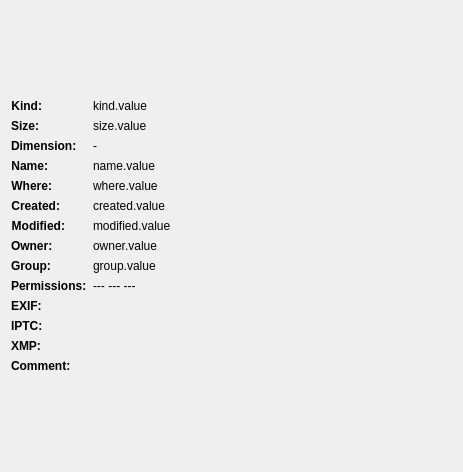
<?xml version="1.0" encoding="UTF-8"?>
<ui version="4.0">
 <class>InfoWidget</class>
 <widget class="QWidget" name="InfoWidget">
  <property name="geometry">
   <rect>
    <x>0</x>
    <y>0</y>
    <width>463</width>
    <height>472</height>
   </rect>
  </property>
  <property name="windowTitle">
   <string>Form</string>
  </property>
  <layout class="QVBoxLayout" name="verticalLayout">
   <item>
    <widget class="QWidget" name="infoWidget" native="true">
     <property name="sizePolicy">
      <sizepolicy hsizetype="Preferred" vsizetype="Fixed">
       <horstretch>0</horstretch>
       <verstretch>0</verstretch>
      </sizepolicy>
     </property>
     <layout class="QFormLayout" name="formLayout">
      <property name="sizeConstraint">
       <enum>QLayout::SetFixedSize</enum>
      </property>
      <property name="margin">
       <number>0</number>
      </property>
      <item row="0" column="0">
       <widget class="QLabel" name="label">
        <property name="sizePolicy">
         <sizepolicy hsizetype="Fixed" vsizetype="Fixed">
          <horstretch>0</horstretch>
          <verstretch>0</verstretch>
         </sizepolicy>
        </property>
        <property name="font">
         <font>
          <weight>75</weight>
          <bold>true</bold>
         </font>
        </property>
        <property name="text">
         <string>Kind:</string>
        </property>
        <property name="alignment">
         <set>Qt::AlignRight|Qt::AlignTrailing|Qt::AlignVCenter</set>
        </property>
       </widget>
      </item>
      <item row="0" column="1">
       <widget class="QLabel" name="kindLabel">
        <property name="sizePolicy">
         <sizepolicy hsizetype="Preferred" vsizetype="Fixed">
          <horstretch>0</horstretch>
          <verstretch>0</verstretch>
         </sizepolicy>
        </property>
        <property name="text">
         <string>kind.value</string>
        </property>
       </widget>
      </item>
      <item row="1" column="0">
       <widget class="QLabel" name="label_4">
        <property name="font">
         <font>
          <weight>75</weight>
          <bold>true</bold>
         </font>
        </property>
        <property name="text">
         <string>Size:</string>
        </property>
        <property name="alignment">
         <set>Qt::AlignRight|Qt::AlignTrailing|Qt::AlignVCenter</set>
        </property>
       </widget>
      </item>
      <item row="1" column="1">
       <widget class="QLabel" name="sizeLabel">
        <property name="sizePolicy">
         <sizepolicy hsizetype="Preferred" vsizetype="Fixed">
          <horstretch>0</horstretch>
          <verstretch>0</verstretch>
         </sizepolicy>
        </property>
        <property name="text">
         <string>size.value</string>
        </property>
       </widget>
      </item>
      <item row="2" column="0">
       <widget class="QLabel" name="label_14">
        <property name="sizePolicy">
         <sizepolicy hsizetype="Preferred" vsizetype="Fixed">
          <horstretch>0</horstretch>
          <verstretch>0</verstretch>
         </sizepolicy>
        </property>
        <property name="font">
         <font>
          <weight>75</weight>
          <bold>true</bold>
         </font>
        </property>
        <property name="text">
         <string>Dimension:</string>
        </property>
       </widget>
      </item>
      <item row="2" column="1">
       <widget class="QLabel" name="dimensionLabel">
        <property name="sizePolicy">
         <sizepolicy hsizetype="Preferred" vsizetype="Fixed">
          <horstretch>0</horstretch>
          <verstretch>0</verstretch>
         </sizepolicy>
        </property>
        <property name="text">
         <string>-</string>
        </property>
       </widget>
      </item>
      <item row="3" column="0">
       <widget class="QLabel" name="label_3">
        <property name="font">
         <font>
          <weight>75</weight>
          <bold>true</bold>
         </font>
        </property>
        <property name="text">
         <string>Name:</string>
        </property>
        <property name="alignment">
         <set>Qt::AlignRight|Qt::AlignTrailing|Qt::AlignVCenter</set>
        </property>
       </widget>
      </item>
      <item row="3" column="1">
       <widget class="QLabel" name="fileLabel">
        <property name="sizePolicy">
         <sizepolicy hsizetype="Preferred" vsizetype="Fixed">
          <horstretch>0</horstretch>
          <verstretch>0</verstretch>
         </sizepolicy>
        </property>
        <property name="text">
         <string>name.value</string>
        </property>
       </widget>
      </item>
      <item row="4" column="0">
       <widget class="QLabel" name="label_2">
        <property name="sizePolicy">
         <sizepolicy hsizetype="Fixed" vsizetype="Fixed">
          <horstretch>0</horstretch>
          <verstretch>0</verstretch>
         </sizepolicy>
        </property>
        <property name="font">
         <font>
          <weight>75</weight>
          <bold>true</bold>
         </font>
        </property>
        <property name="text">
         <string>Where:</string>
        </property>
        <property name="alignment">
         <set>Qt::AlignRight|Qt::AlignTrailing|Qt::AlignVCenter</set>
        </property>
       </widget>
      </item>
      <item row="4" column="1">
       <widget class="QLabel" name="pathLabel">
        <property name="sizePolicy">
         <sizepolicy hsizetype="Preferred" vsizetype="Fixed">
          <horstretch>0</horstretch>
          <verstretch>0</verstretch>
         </sizepolicy>
        </property>
        <property name="text">
         <string>where.value</string>
        </property>
       </widget>
      </item>
      <item row="5" column="0">
       <widget class="QLabel" name="label_8">
        <property name="font">
         <font>
          <weight>75</weight>
          <bold>true</bold>
         </font>
        </property>
        <property name="text">
         <string>Created:</string>
        </property>
        <property name="alignment">
         <set>Qt::AlignRight|Qt::AlignTrailing|Qt::AlignVCenter</set>
        </property>
       </widget>
      </item>
      <item row="5" column="1">
       <widget class="QLabel" name="createdLabel">
        <property name="sizePolicy">
         <sizepolicy hsizetype="Preferred" vsizetype="Fixed">
          <horstretch>0</horstretch>
          <verstretch>0</verstretch>
         </sizepolicy>
        </property>
        <property name="text">
         <string>created.value</string>
        </property>
       </widget>
      </item>
      <item row="6" column="0">
       <widget class="QLabel" name="label_9">
        <property name="font">
         <font>
          <weight>75</weight>
          <bold>true</bold>
         </font>
        </property>
        <property name="text">
         <string>Modified:</string>
        </property>
        <property name="alignment">
         <set>Qt::AlignRight|Qt::AlignTrailing|Qt::AlignVCenter</set>
        </property>
       </widget>
      </item>
      <item row="6" column="1">
       <widget class="QLabel" name="modifiedLabel">
        <property name="sizePolicy">
         <sizepolicy hsizetype="Preferred" vsizetype="Fixed">
          <horstretch>0</horstretch>
          <verstretch>0</verstretch>
         </sizepolicy>
        </property>
        <property name="text">
         <string>modified.value</string>
        </property>
       </widget>
      </item>
      <item row="7" column="0">
       <widget class="QLabel" name="label_6">
        <property name="sizePolicy">
         <sizepolicy hsizetype="Fixed" vsizetype="Fixed">
          <horstretch>0</horstretch>
          <verstretch>0</verstretch>
         </sizepolicy>
        </property>
        <property name="font">
         <font>
          <weight>75</weight>
          <bold>true</bold>
         </font>
        </property>
        <property name="text">
         <string>Owner:</string>
        </property>
       </widget>
      </item>
      <item row="7" column="1">
       <widget class="QLabel" name="ownerLabel">
        <property name="sizePolicy">
         <sizepolicy hsizetype="Preferred" vsizetype="Fixed">
          <horstretch>0</horstretch>
          <verstretch>0</verstretch>
         </sizepolicy>
        </property>
        <property name="text">
         <string>owner.value</string>
        </property>
       </widget>
      </item>
      <item row="8" column="0">
       <widget class="QLabel" name="label_10">
        <property name="sizePolicy">
         <sizepolicy hsizetype="Fixed" vsizetype="Fixed">
          <horstretch>0</horstretch>
          <verstretch>0</verstretch>
         </sizepolicy>
        </property>
        <property name="font">
         <font>
          <weight>75</weight>
          <bold>true</bold>
         </font>
        </property>
        <property name="text">
         <string>Group:</string>
        </property>
       </widget>
      </item>
      <item row="8" column="1">
       <widget class="QLabel" name="groupLabel">
        <property name="sizePolicy">
         <sizepolicy hsizetype="Preferred" vsizetype="Fixed">
          <horstretch>0</horstretch>
          <verstretch>0</verstretch>
         </sizepolicy>
        </property>
        <property name="text">
         <string>group.value</string>
        </property>
       </widget>
      </item>
      <item row="9" column="0">
       <widget class="QLabel" name="label_12">
        <property name="sizePolicy">
         <sizepolicy hsizetype="Fixed" vsizetype="Fixed">
          <horstretch>0</horstretch>
          <verstretch>0</verstretch>
         </sizepolicy>
        </property>
        <property name="font">
         <font>
          <weight>75</weight>
          <bold>true</bold>
         </font>
        </property>
        <property name="text">
         <string>Permissions:</string>
        </property>
       </widget>
      </item>
      <item row="9" column="1">
       <widget class="QLabel" name="permissionsLabel">
        <property name="sizePolicy">
         <sizepolicy hsizetype="Preferred" vsizetype="Fixed">
          <horstretch>0</horstretch>
          <verstretch>0</verstretch>
         </sizepolicy>
        </property>
        <property name="text">
         <string>--- --- ---</string>
        </property>
       </widget>
      </item>
      <item row="10" column="0">
       <widget class="QLabel" name="label_7">
        <property name="sizePolicy">
         <sizepolicy hsizetype="Fixed" vsizetype="Fixed">
          <horstretch>0</horstretch>
          <verstretch>0</verstretch>
         </sizepolicy>
        </property>
        <property name="font">
         <font>
          <weight>75</weight>
          <bold>true</bold>
         </font>
        </property>
        <property name="text">
         <string>EXIF:</string>
        </property>
       </widget>
      </item>
      <item row="10" column="1">
       <widget class="QLabel" name="exifLabel">
        <property name="sizePolicy">
         <sizepolicy hsizetype="Preferred" vsizetype="Fixed">
          <horstretch>0</horstretch>
          <verstretch>0</verstretch>
         </sizepolicy>
        </property>
        <property name="text">
         <string>&lt;none&gt;</string>
        </property>
       </widget>
      </item>
      <item row="11" column="0">
       <widget class="QLabel" name="label_5">
        <property name="sizePolicy">
         <sizepolicy hsizetype="Preferred" vsizetype="Fixed">
          <horstretch>0</horstretch>
          <verstretch>0</verstretch>
         </sizepolicy>
        </property>
        <property name="font">
         <font>
          <weight>75</weight>
          <bold>true</bold>
         </font>
        </property>
        <property name="text">
         <string>IPTC:</string>
        </property>
       </widget>
      </item>
      <item row="11" column="1">
       <widget class="QLabel" name="iptcLabel">
        <property name="sizePolicy">
         <sizepolicy hsizetype="Preferred" vsizetype="Fixed">
          <horstretch>0</horstretch>
          <verstretch>0</verstretch>
         </sizepolicy>
        </property>
        <property name="text">
         <string>&lt;none&gt;</string>
        </property>
       </widget>
      </item>
      <item row="12" column="0">
       <widget class="QLabel" name="label_13">
        <property name="sizePolicy">
         <sizepolicy hsizetype="Preferred" vsizetype="Fixed">
          <horstretch>0</horstretch>
          <verstretch>0</verstretch>
         </sizepolicy>
        </property>
        <property name="font">
         <font>
          <weight>75</weight>
          <bold>true</bold>
         </font>
        </property>
        <property name="text">
         <string>XMP:</string>
        </property>
       </widget>
      </item>
      <item row="12" column="1">
       <widget class="QLabel" name="xmpLabel">
        <property name="sizePolicy">
         <sizepolicy hsizetype="Preferred" vsizetype="Fixed">
          <horstretch>0</horstretch>
          <verstretch>0</verstretch>
         </sizepolicy>
        </property>
        <property name="text">
         <string>&lt;none&gt;</string>
        </property>
       </widget>
      </item>
      <item row="13" column="0">
       <widget class="QLabel" name="label_11">
        <property name="sizePolicy">
         <sizepolicy hsizetype="Preferred" vsizetype="Fixed">
          <horstretch>0</horstretch>
          <verstretch>0</verstretch>
         </sizepolicy>
        </property>
        <property name="font">
         <font>
          <weight>75</weight>
          <bold>true</bold>
         </font>
        </property>
        <property name="text">
         <string>Comment:</string>
        </property>
       </widget>
      </item>
      <item row="13" column="1">
       <widget class="QLabel" name="commentLabel">
        <property name="sizePolicy">
         <sizepolicy hsizetype="Preferred" vsizetype="Fixed">
          <horstretch>0</horstretch>
          <verstretch>0</verstretch>
         </sizepolicy>
        </property>
        <property name="text">
         <string>&lt;none&gt;</string>
        </property>
       </widget>
      </item>
     </layout>
    </widget>
   </item>
  </layout>
 </widget>
 <resources/>
 <connections/>
</ui>
